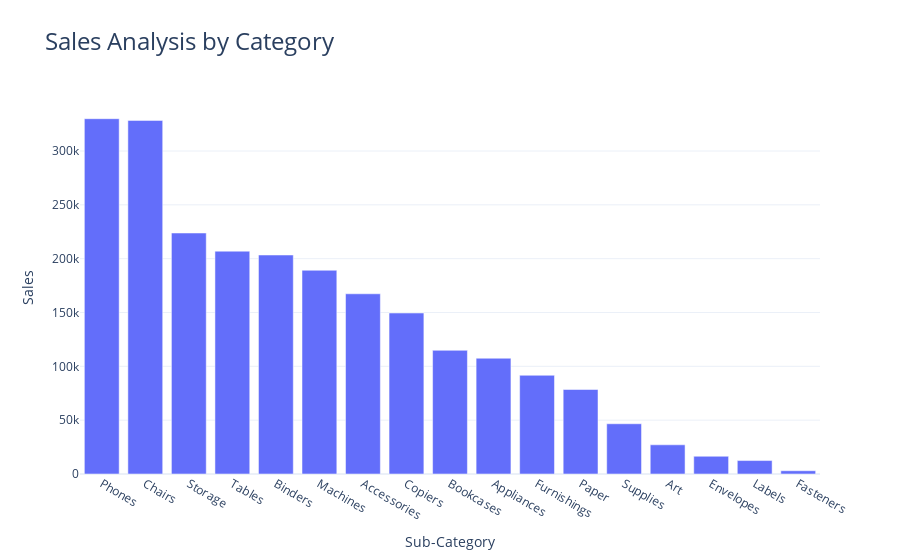

Write notebook code for a chart like this one.
### Markdown cell above
Now let’s have a look at the sales by sub-category:

### Code cell
sales_by_subcategory = data.groupby('Sub-Category')['Sales'].sum().reset_index()
fig = px.bar(sales_by_subcategory, 
             x='Sub-Category', 
             y='Sales', 
             title='Sales Analysis by Sub-Category')

fig.update_layout(title_text='Sales Analysis by Category', title_font=dict(size=24),xaxis={'categoryorder':'total descending'})
fig.show()

### Figure 1 — Plotly figure (JSON) as saved in the notebook; plotly's stock layout.template omitted (floating-point values rounded to 4 significant figures)
{"data": [{"alignmentgroup": "True", "hovertemplate": "Sub-Category=%{x}<br>Sales=%{y}<extra></extra>", "legendgroup": "", "marker": {"color": "#636efa", "pattern": {"shape": ""}}, "name": "", "offsetgroup": "", "orientation": "v", "showlegend": false, "textposition": "auto", "type": "bar", "x": ["Accessories", "Appliances", "Art", "Binders", "Bookcases", "Chairs", "Copiers", "Envelopes", "Fasteners", "Furnishings", "Labels", "Machines", "Paper", "Phones", "Storage", "Supplies", "Tables"], "xaxis": "x", "y": [167400.0, 107500.0, 27120.0, 203400.0, 114900.0, 328400.0, 149500.0, 16480.0, 3024.0, 91710.0, 12490.0, 189200.0, 78480.0, 330000.0, 223800.0, 46670.0, 207000.0], "yaxis": "y"}], "layout": {"barmode": "relative", "legend": {"tracegroupgap": 0}, "title": {"font": {"size": 24}, "text": "Sales Analysis by Category"}, "xaxis": {"anchor": "y", "categoryorder": "total descending", "domain": [0, 1], "title": {"text": "Sub-Category"}}, "yaxis": {"anchor": "x", "domain": [0, 1], "title": {"text": "Sales"}}}}
